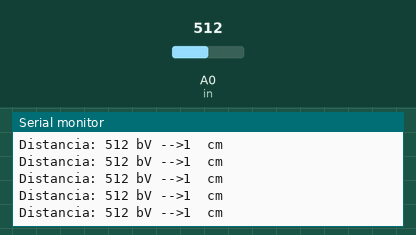
A sketch run on a simulated Arduino Uno, built with avr-gcc and run on an emulated ATmega328P. On the bench: the last lines printed to the serial monitor. The test bench sets the inputs (shaded band); at power-on: A0 (in) = 512.

Above: at 1.2 s.
1.3 s: A0 (in) set to 110
At 1.9 s:
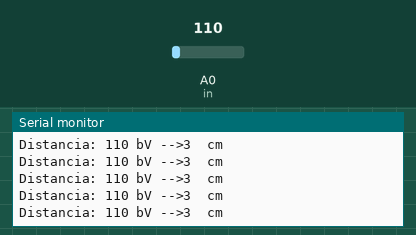
4.3 s: A0 (in) set to 90
At 5.2 s:
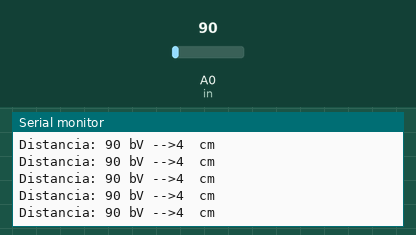
Timing chart, 0 to 7.3 s (numbered marks = the images above; inputs shaded):
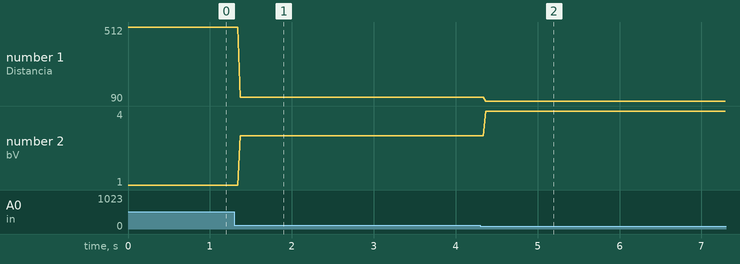

The sketch:

P6A5.ino
```cpp
#define in A0

void setup() {
  pinMode(in, INPUT);
  Serial.begin(9600);
}

long voltajeEntrada;
long distancia;

void loop() {
  voltajeEntrada = analogRead(in);

  distancia = pow( (916.53) / (voltajeEntrada) , 0.623);

  Serial.print("Distancia: ");
  Serial.print(voltajeEntrada);
  Serial.print(" bV -->");
  Serial.print( distancia);
  Serial.println("  cm");

}
```

Measured:
- after the input at 1.3 s, the serial monitor: prints a new line after 0.07 s (image 1)
- after the input at 4.3 s, the serial monitor: prints a new line after 0.07 s (image 2)
- plotted number 1: 512 → 110 after the input at 1.3 s, 110 → 90 after the input at 4.3 s
- plotted number 2: 1 → 3 after the input at 1.3 s, 3 → 4 after the input at 4.3 s
